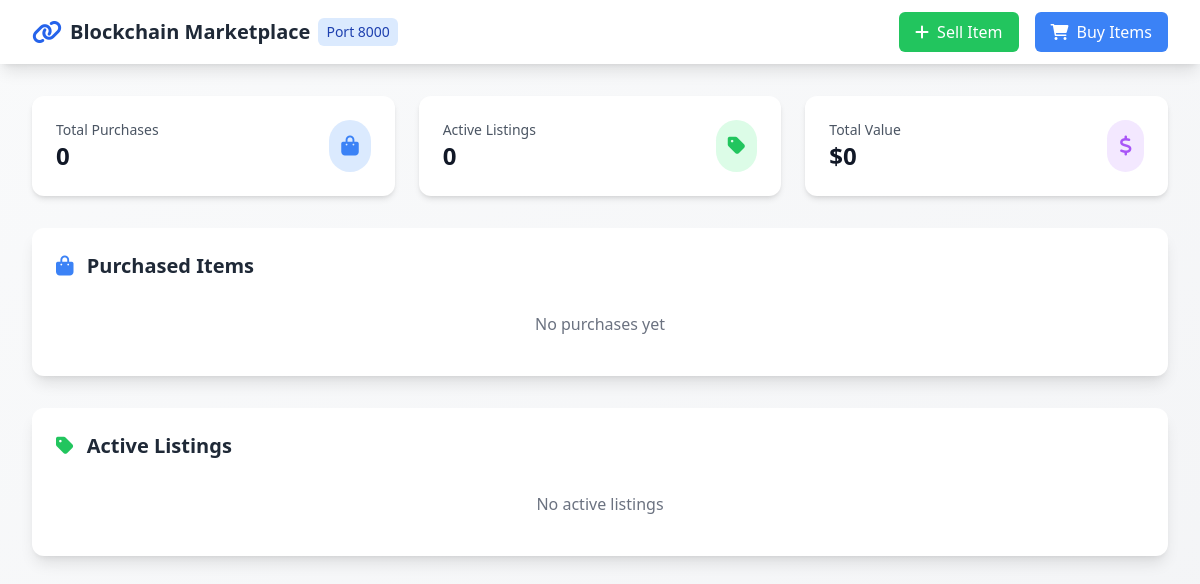
The page /inventory on the database as committed earlier.
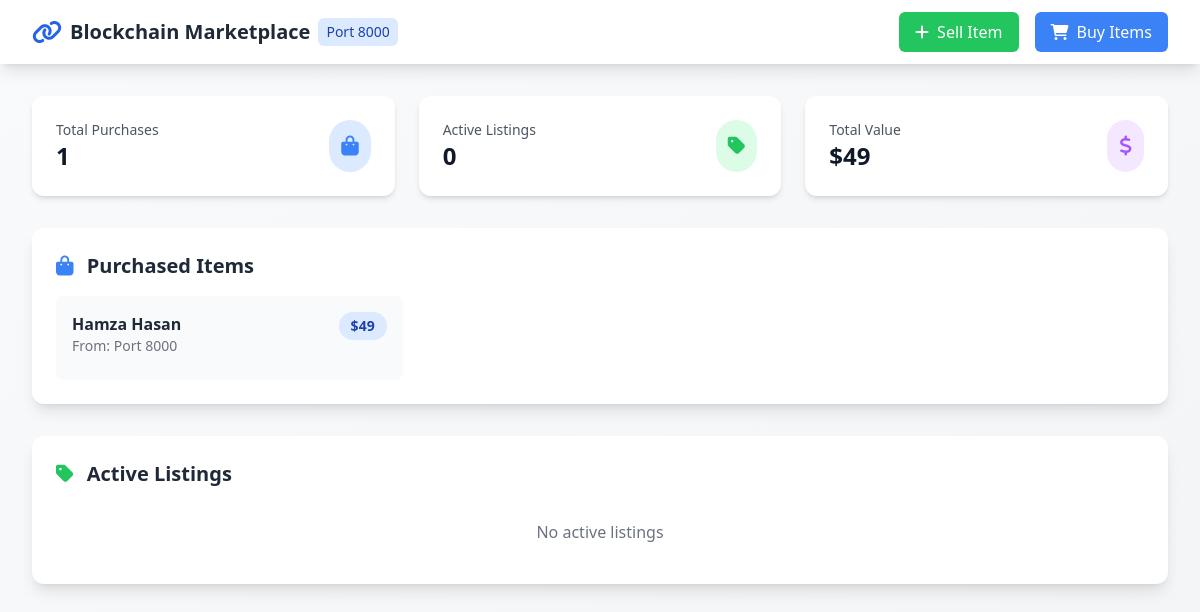
The same page on the database as committed later.
### tables this page shows
CREATE TABLE transactions (
                    id INTEGER PRIMARY KEY AUTOINCREMENT,
                    sender TEXT,
                    receiver TEXT,
                    product TEXT,
                    amount INTEGER,
                    type TEXT
                );

### node.py (the view)
@app.route('/inventory')
def inventory_page():
    try:
        port = request.args.get('port', blockchain.flask_port)
        db_name = f'database_{port}.db'
        conn = sqlite3.connect(db_name)
        cursor = conn.cursor()
        cursor.execute("""
            SELECT t.* FROM transactions t
            WHERE (t.receiver = ? AND t.type = 'purchase')
            OR (t.sender = ? AND t.type = 'purchase')
            ORDER BY t.id DESC
        """, (port, port))
        purchases = cursor.fetchall()
        cursor.execute("""
            SELECT * FROM transactions
            WHERE sender = ? AND type = 'list'
            AND id NOT IN (
                SELECT t1.id FROM transactions t1
                JOIN transactions t2 ON t1.product = t2.product
                AND t1.sender = t2.sender
                WHERE t2.type = 'purchase'
            )
            ORDER BY id DESC
        """, (port,))
        listings = cursor.fetchall()
        return render_template('inventory.html',
                               purchases=purchases,
                               listings=listings,
                               port=port)
    except sqlite3.Error as e:
        print(f"Database error: {e}")
        return "Database error", 500
    finally:
        if 'conn' in locals():
            conn.close()

### templates/inventory.html (shortened to what the changed rows need)
<!DOCTYPE html>
<html lang="en">
<head>
    <script src="https://cdn.tailwindcss.com"></script>
    <link rel="stylesheet" href="https://cdnjs.cloudflare.com/ajax/libs/font-awesome/6.0.0/css/all.min.css">
</head>
<body class="bg-gradient-to-br from-gray-50 to-gray-100">
    <div class="min-h-screen">
        <div class="max-w-7xl mx-auto px-4 sm:px-6 lg:px-8 py-8">
            <div class="grid grid-cols-1 md:grid-cols-3 gap-6 mb-8">
                <div class="bg-white rounded-xl shadow-md p-6">
                    <div class="flex items-center justify-between">
                        <div>
                            <p class="text-sm font-medium text-gray-600">Total Purchases</p>
                            <h3 class="text-2xl font-bold text-gray-900">{{ purchases|length }}</h3>
                        </div>
                    </div>
                </div>
                <div class="bg-white rounded-xl shadow-md p-6">
                    <div class="flex items-center justify-between">
                        <div>
                            <p class="text-sm font-medium text-gray-600">Total Value</p>
                            <h3 class="text-2xl font-bold text-gray-900">
                                ${{ (purchases|sum(attribute='4') + listings|sum(attribute='4'))|int }}
                            </h3>
                        </div>
                    </div>
                </div>
            </div>
            <div class="bg-white rounded-xl shadow-lg p-6 mb-8">
                <h2 class="text-xl font-semibold text-gray-800 mb-4">
                    <i class="fas fa-shopping-bag text-blue-500 mr-2"></i>
                    Purchased Items
                </h2>
                {% if purchases %}
                <div class="grid grid-cols-1 md:grid-cols-2 lg:grid-cols-3 gap-6">
                    {% for item in purchases %}
                    <div class="bg-gray-50 rounded-lg p-4 transform transition-all duration-300 hover:scale-105">
                        <div class="flex justify-between items-start mb-2">
                            <div>
                                <h3 class="font-semibold text-gray-800">{{ item[3] }}</h3>
                                <p class="text-sm text-gray-500">From: Port {{ item[1] }}</p>
                            </div>
                            <span class="bg-blue-100 text-blue-800 text-sm font-semibold px-3 py-1 rounded-full">
                                ${{ item[4] }}
                            </span>
                        </div>
                    </div>
                    {% endfor %}
                </div>
                {% else %}
                <p class="text-gray-500 text-center py-4">No purchases yet</p>
                {% endif %}
            </div>
            <div class="bg-white rounded-xl shadow-lg p-6">
                <h2 class="text-xl font-semibold text-gray-800 mb-4">
                    <i class="fas fa-tag text-green-500 mr-2"></i>
                    Active Listings
                </h2>
            </div>
        </div>
    </div>
</body>
</html>

Rows that differ between the two databases and show on the page:
added transactions: product "Hamza Hasan", sender "8000", amount "49"
Other text that changed with them:
{{ purchases|length }}: "0" → "1"
{{ (purchases|sum(attribute='4') + listings|sum(attribute='4'))|int }}: "0" → "49"
text no longer shown: "No purchases yet"
